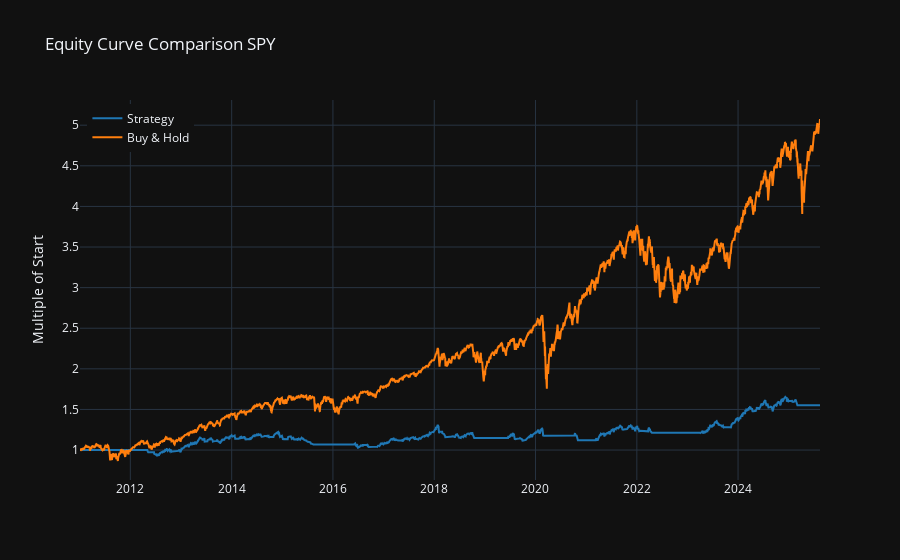
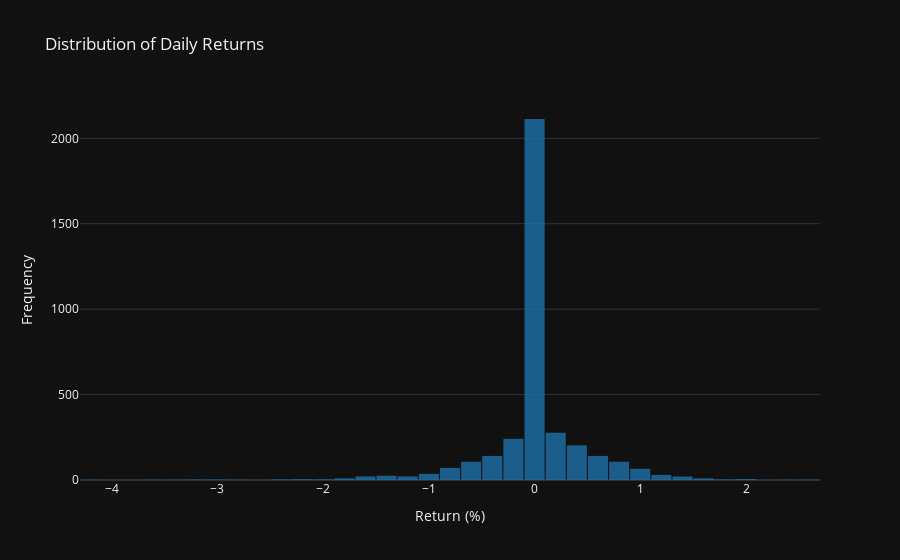
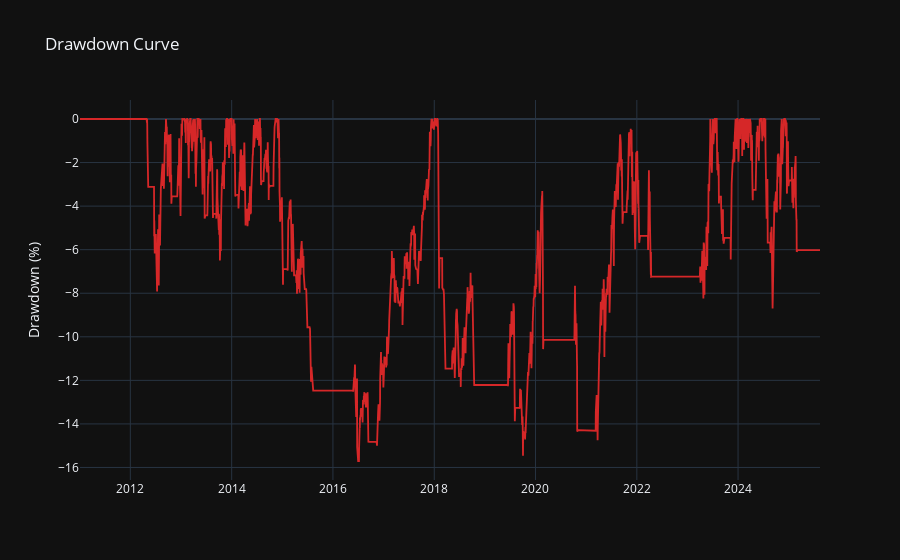

The cell these charts' notebook holds for them, in order:
### Markdown cell above
## 7. Performance Evaluation

### Code cell
perf = summarize_performance(btres)

# Interactive plots
fig1 = plot_equity_curves_plotly(perf, symbol="SPY")
fig1.show()

fig2 = plot_returns_histogram(perf)
fig2.show()

fig3 = plot_drawdown_curve(perf)
fig3.show()

### Figure 1 — Plotly figure (JSON) as saved in the notebook; plotly's stock layout.template omitted (floating-point values rounded to 4 significant figures; data arrays with more than 128 entries replaced by an {"elided": "..."} marker saying what was removed)
{"data": [{"line": {"color": "#1f77b4", "width": 2}, "mode": "lines", "name": "Strategy", "type": "scatter", "x": {"elided": "3671 str values"}, "y": {"elided": "3671 float values"}}, {"line": {"color": "#ff7f0e", "width": 2}, "mode": "lines", "name": "Buy & Hold", "type": "scatter", "x": {"elided": "3671 str values"}, "y": {"elided": "3671 float values"}}], "layout": {"hovermode": "x unified", "legend": {"x": 0.01, "xanchor": "left", "y": 0.99, "yanchor": "top"}, "title": {"text": "Equity Curve Comparison SPY"}, "yaxis": {"title": {"text": "Multiple of Start"}}}}

### Figure 2 — Plotly figure (JSON) as saved in the notebook; plotly's stock layout.template omitted (floating-point values rounded to 4 significant figures; data arrays with more than 128 entries replaced by an {"elided": "..."} marker saying what was removed)
{"data": [{"marker": {"color": "#1f77b4"}, "name": "Daily Returns", "nbinsx": 50, "opacity": 0.75, "type": "histogram", "x": {"elided": "3671 float values"}}], "layout": {"bargap": 0.05, "title": {"text": "Distribution of Daily Returns"}, "xaxis": {"title": {"text": "Return (%)"}}, "yaxis": {"title": {"text": "Frequency"}}}}

### Figure 3 — Plotly figure (JSON) as saved in the notebook; plotly's stock layout.template omitted (floating-point values rounded to 4 significant figures; data arrays with more than 128 entries replaced by an {"elided": "..."} marker saying what was removed)
{"data": [{"line": {"color": "#d62728", "width": 1.8}, "mode": "lines", "name": "Drawdown (%)", "type": "scatter", "x": {"elided": "3671 str values"}, "y": {"elided": "3671 float values"}}], "layout": {"hovermode": "x unified", "title": {"text": "Drawdown Curve"}, "yaxis": {"title": {"text": "Drawdown (%)"}}}}
